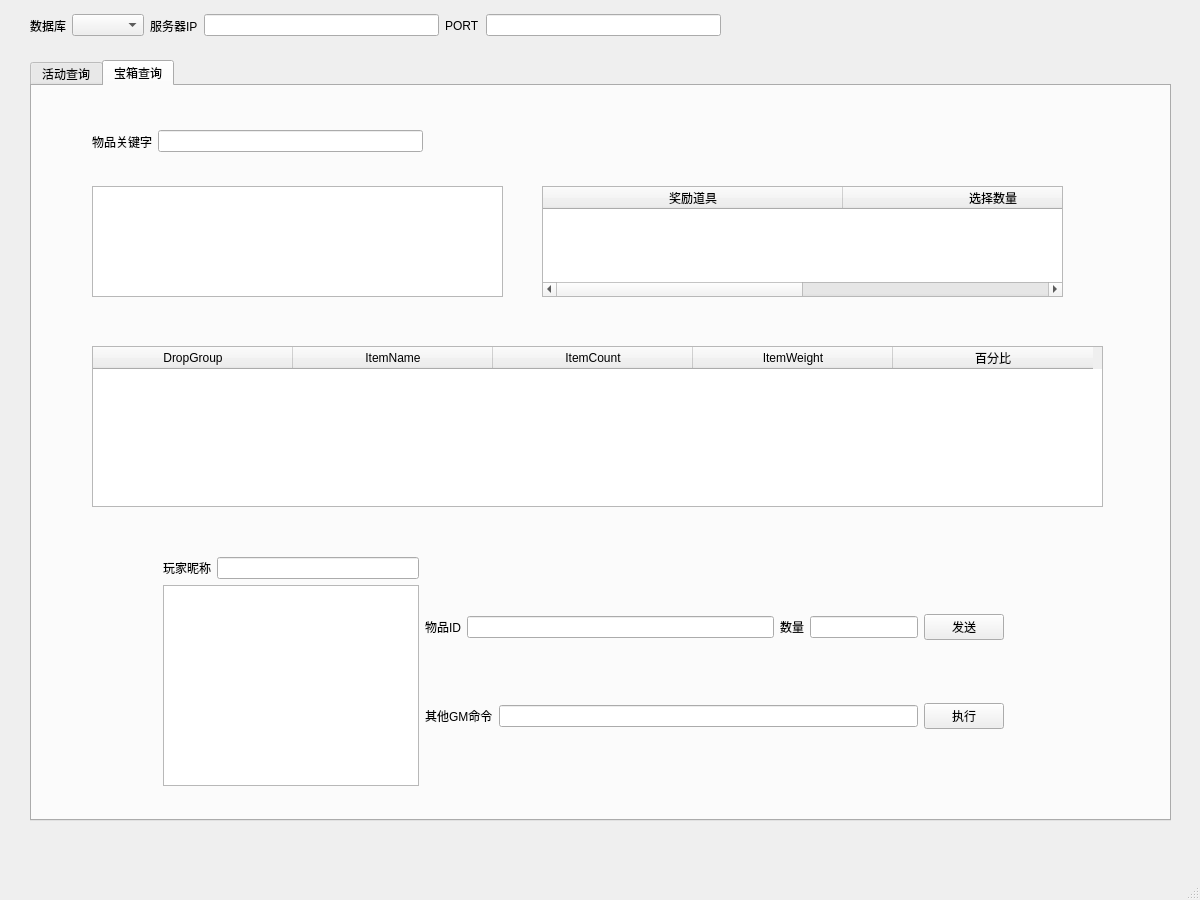
<?xml version="1.0" encoding="UTF-8"?>
<ui version="4.0">
 <class>MainWindow</class>
 <widget class="QMainWindow" name="MainWindow">
  <property name="geometry">
   <rect>
    <x>0</x>
    <y>0</y>
    <width>1200</width>
    <height>900</height>
   </rect>
  </property>
  <property name="windowTitle">
   <string>MainWindow</string>
  </property>
  <widget class="QWidget" name="centralwidget">
   <widget class="QTabWidget" name="tabWidget">
    <property name="geometry">
     <rect>
      <x>30</x>
      <y>60</y>
      <width>1141</width>
      <height>761</height>
     </rect>
    </property>
    <property name="currentIndex">
     <number>1</number>
    </property>
    <widget class="QWidget" name="tab">
     <attribute name="title">
      <string>活动查询</string>
     </attribute>
     <widget class="QListWidget" name="nameListWidget">
      <property name="geometry">
       <rect>
        <x>50</x>
        <y>90</y>
        <width>431</width>
        <height>91</height>
       </rect>
      </property>
     </widget>
     <widget class="QWidget" name="">
      <property name="geometry">
       <rect>
        <x>50</x>
        <y>490</y>
        <width>1021</width>
        <height>161</height>
       </rect>
      </property>
      <layout class="QVBoxLayout" name="verticalLayout">
       <item>
        <widget class="QLabel" name="label_5">
         <property name="text">
          <string>活动奖励 </string>
         </property>
        </widget>
       </item>
       <item>
        <widget class="QTableWidget" name="rewardTableWidget">
         <attribute name="horizontalHeaderDefaultSectionSize">
          <number>200</number>
         </attribute>
         <column>
          <property name="text">
           <string>Comment</string>
          </property>
         </column>
         <column>
          <property name="text">
           <string>state</string>
          </property>
         </column>
         <column>
          <property name="text">
           <string>ExtraCond</string>
          </property>
         </column>
         <column>
          <property name="text">
           <string>Reward</string>
          </property>
         </column>
        </widget>
       </item>
      </layout>
     </widget>
     <widget class="QWidget" name="">
      <property name="geometry">
       <rect>
        <x>50</x>
        <y>30</y>
        <width>331</width>
        <height>33</height>
       </rect>
      </property>
      <layout class="QHBoxLayout" name="horizontalLayout">
       <item>
        <widget class="QLabel" name="label_2">
         <property name="text">
          <string>活动关键字</string>
         </property>
        </widget>
       </item>
       <item>
        <widget class="QLineEdit" name="nameLineEdit"/>
       </item>
      </layout>
     </widget>
     <widget class="QWidget" name="">
      <property name="geometry">
       <rect>
        <x>50</x>
        <y>200</y>
        <width>431</width>
        <height>61</height>
       </rect>
      </property>
      <layout class="QHBoxLayout" name="horizontalLayout_2">
       <item>
        <widget class="QLabel" name="label_3">
         <property name="text">
          <string>活动时间</string>
         </property>
        </widget>
       </item>
       <item>
        <widget class="QLineEdit" name="timeLineEdit"/>
       </item>
      </layout>
     </widget>
     <widget class="QWidget" name="">
      <property name="geometry">
       <rect>
        <x>50</x>
        <y>280</y>
        <width>1021</width>
        <height>181</height>
       </rect>
      </property>
      <layout class="QVBoxLayout" name="verticalLayout_2">
       <item>
        <widget class="QLabel" name="label_4">
         <property name="text">
          <string>活动基本信息</string>
         </property>
        </widget>
       </item>
       <item>
        <widget class="QTableWidget" name="msgTableWidget">
         <attribute name="horizontalHeaderDefaultSectionSize">
          <number>80</number>
         </attribute>
         <row>
          <property name="text">
           <string>1</string>
          </property>
         </row>
         <column>
          <property name="text">
           <string>Heading</string>
          </property>
         </column>
         <column>
          <property name="text">
           <string>kind</string>
          </property>
         </column>
         <column>
          <property name="text">
           <string>TipsType</string>
          </property>
         </column>
         <column>
          <property name="text">
           <string>DetailType</string>
          </property>
         </column>
         <column>
          <property name="text">
           <string>MainPicture</string>
          </property>
         </column>
        </widget>
       </item>
       <item>
        <widget class="QTableWidget" name="msg_TableWidget">
         <attribute name="horizontalHeaderDefaultSectionSize">
          <number>250</number>
         </attribute>
         <row>
          <property name="text">
           <string>1</string>
          </property>
         </row>
         <column>
          <property name="text">
           <string>TimeShow</string>
          </property>
         </column>
         <column>
          <property name="text">
           <string>RuleShow</string>
          </property>
         </column>
         <column>
          <property name="text">
           <string>DetailRuleShow</string>
          </property>
         </column>
         <column>
          <property name="text">
           <string>JumpAddress</string>
          </property>
         </column>
        </widget>
       </item>
      </layout>
     </widget>
    </widget>
    <widget class="QWidget" name="tab_2">
     <attribute name="title">
      <string>宝箱查询</string>
     </attribute>
     <widget class="QListWidget" name="goodsListWidget">
      <property name="geometry">
       <rect>
        <x>60</x>
        <y>100</y>
        <width>411</width>
        <height>111</height>
       </rect>
      </property>
     </widget>
     <widget class="QTableWidget" name="goods_TableWidget">
      <property name="geometry">
       <rect>
        <x>60</x>
        <y>260</y>
        <width>1011</width>
        <height>161</height>
       </rect>
      </property>
      <attribute name="horizontalHeaderDefaultSectionSize">
       <number>200</number>
      </attribute>
      <column>
       <property name="text">
        <string>DropGroup</string>
       </property>
      </column>
      <column>
       <property name="text">
        <string>ItemName</string>
       </property>
      </column>
      <column>
       <property name="text">
        <string>ItemCount</string>
       </property>
      </column>
      <column>
       <property name="text">
        <string>ItemWeight</string>
       </property>
      </column>
      <column>
       <property name="text">
        <string>百分比</string>
       </property>
      </column>
     </widget>
     <widget class="QTableWidget" name="goodsTableWidget">
      <property name="geometry">
       <rect>
        <x>510</x>
        <y>100</y>
        <width>521</width>
        <height>111</height>
       </rect>
      </property>
      <attribute name="horizontalHeaderDefaultSectionSize">
       <number>300</number>
      </attribute>
      <column>
       <property name="text">
        <string>奖励道具</string>
       </property>
      </column>
      <column>
       <property name="text">
        <string>选择数量</string>
       </property>
      </column>
     </widget>
     <widget class="QWidget" name="">
      <property name="geometry">
       <rect>
        <x>60</x>
        <y>40</y>
        <width>331</width>
        <height>31</height>
       </rect>
      </property>
      <layout class="QHBoxLayout" name="horizontalLayout_3">
       <item>
        <widget class="QLabel" name="label_6">
         <property name="text">
          <string>物品关键字</string>
         </property>
        </widget>
       </item>
       <item>
        <widget class="QLineEdit" name="goodsLineEdit"/>
       </item>
      </layout>
     </widget>
     <widget class="QWidget" name="">
      <property name="geometry">
       <rect>
        <x>131</x>
        <y>471</y>
        <width>841</width>
        <height>229</height>
       </rect>
      </property>
      <layout class="QHBoxLayout" name="horizontalLayout_10">
       <item>
        <layout class="QVBoxLayout" name="verticalLayout_3">
         <property name="sizeConstraint">
          <enum>QLayout::SetFixedSize</enum>
         </property>
         <item>
          <layout class="QHBoxLayout" name="horizontalLayout_5">
           <item>
            <widget class="QLabel" name="label_8">
             <property name="sizePolicy">
              <sizepolicy hsizetype="Fixed" vsizetype="Preferred">
               <horstretch>0</horstretch>
               <verstretch>0</verstretch>
              </sizepolicy>
             </property>
             <property name="text">
              <string>玩家昵称</string>
             </property>
            </widget>
           </item>
           <item>
            <widget class="QLineEdit" name="nickLineEdit">
             <property name="sizePolicy">
              <sizepolicy hsizetype="Preferred" vsizetype="Fixed">
               <horstretch>0</horstretch>
               <verstretch>0</verstretch>
              </sizepolicy>
             </property>
            </widget>
           </item>
          </layout>
         </item>
         <item>
          <widget class="QListWidget" name="nickListWidget">
           <property name="sizePolicy">
            <sizepolicy hsizetype="Fixed" vsizetype="Expanding">
             <horstretch>0</horstretch>
             <verstretch>0</verstretch>
            </sizepolicy>
           </property>
          </widget>
         </item>
        </layout>
       </item>
       <item>
        <layout class="QVBoxLayout" name="verticalLayout_4">
         <item>
          <layout class="QHBoxLayout" name="horizontalLayout_8">
           <item>
            <layout class="QHBoxLayout" name="horizontalLayout_6">
             <item>
              <widget class="QLabel" name="label_11">
               <property name="text">
                <string>物品ID</string>
               </property>
              </widget>
             </item>
             <item>
              <widget class="QLineEdit" name="itemidLineEdit"/>
             </item>
             <item>
              <widget class="QLabel" name="label_12">
               <property name="text">
                <string>数量</string>
               </property>
              </widget>
             </item>
             <item>
              <widget class="QLineEdit" name="countLineEdit">
               <property name="sizePolicy">
                <sizepolicy hsizetype="Preferred" vsizetype="Fixed">
                 <horstretch>0</horstretch>
                 <verstretch>0</verstretch>
                </sizepolicy>
               </property>
              </widget>
             </item>
            </layout>
           </item>
           <item>
            <widget class="QPushButton" name="sendPushButton">
             <property name="text">
              <string>发送</string>
             </property>
            </widget>
           </item>
          </layout>
         </item>
         <item>
          <layout class="QHBoxLayout" name="horizontalLayout_9">
           <item>
            <widget class="QLabel" name="label_13">
             <property name="text">
              <string>其他GM命令</string>
             </property>
            </widget>
           </item>
           <item>
            <widget class="QLineEdit" name="otherLineEdit">
             <property name="toolTip">
              <string>&lt;html&gt;&lt;head/&gt;&lt;body&gt;&lt;p&gt;GM desc=&amp;quot;设置公会捐献贡献度(会同时设置个人的和公会的，慎用):addDonate 数量&amp;quot;&amp;gt;addDonate 10&amp;lt;/GM&amp;gt;&lt;/p&gt;&lt;p&gt;		&amp;lt;GM desc=&amp;quot;增加效果:addExpEffect 效果ID&amp;quot;&amp;gt;addExpEffect 104000001&amp;lt;/GM&amp;gt;&lt;/p&gt;&lt;p&gt;		&amp;lt;GM desc=&amp;quot;增加PVP胜利次数:addWinTimes 数量&amp;quot;&amp;gt;addWinTimes 10&amp;lt;/GM&amp;gt;&lt;/p&gt;&lt;p&gt;		&amp;lt;GM desc=&amp;quot;封号:ban 时间(s) 描述&amp;quot;&amp;gt;ban 10 长得太帅&amp;lt;/GM&amp;gt;&lt;/p&gt;&lt;p&gt;		&amp;lt;GM desc=&amp;quot;增加活力:hl 数量&amp;quot;&amp;gt;hl 10&amp;lt;/GM&amp;gt;&lt;/p&gt;&lt;p&gt;		&amp;lt;GM desc=&amp;quot;设置竞技场积分:jjc 积分&amp;quot;&amp;gt;jjc 100&amp;lt;/GM&amp;gt;&lt;/p&gt;&lt;p&gt;		&amp;lt;GM desc=&amp;quot;杀死图中的所有敌人:kill&amp;quot;&amp;gt;kill&amp;lt;/GM&amp;gt;&lt;/p&gt;&lt;p&gt;		&amp;lt;GM desc=&amp;quot;增加宝珠碎片:orb 数量&amp;quot;&amp;gt;orb 10&amp;lt;/GM&amp;gt;&lt;/p&gt;&lt;p&gt;		&amp;lt;GM desc=&amp;quot;获取宝珠:orbGet 类型(1:高级抽宝珠;2:高级五连抽)&amp;quot;&amp;gt;orbGet 2&amp;lt;/GM&amp;gt;&lt;/p&gt;&lt;p&gt;		&amp;lt;GM desc=&amp;quot;设置排位积分:pw 积分&amp;quot;&amp;gt;pw&amp;lt;/GM&amp;gt;&lt;/p&gt;&lt;p&gt;		&amp;lt;GM desc=&amp;quot;重置多人副本每日挑战次数:refb&amp;quot;&amp;gt;refb&amp;lt;/GM&amp;gt;&lt;/p&gt;&lt;p&gt;		&amp;lt;GM desc=&amp;quot;消耗物品(不一定生效):removeitem 物品ID 数量&amp;quot;&amp;gt;removeitem&amp;lt;/GM&amp;gt;&lt;/p&gt;&lt;p&gt;		&amp;lt;GM desc=&amp;quot;重置活跃度:retask&amp;quot;&amp;gt;retask&amp;lt;/GM&amp;gt;&lt;/p&gt;&lt;p&gt;		&amp;lt;GM desc=&amp;quot;设置任务信息(使用方法未知):setTask taskID XX XX XX····&amp;quot;&amp;gt;setTask&amp;lt;/GM&amp;gt;&lt;/p&gt;&lt;p&gt;		&amp;lt;GM desc=&amp;quot;设置新手节点:skip 节点(跳过新手是99999990)&amp;quot;&amp;gt;skip 99999990&amp;lt;/GM&amp;gt;&lt;/p&gt;&lt;p&gt;		&amp;lt;GM desc=&amp;quot;增加周活跃度:week 数量&amp;quot;&amp;gt;week&amp;lt;/GM&amp;gt;&lt;/p&gt;&lt;p&gt;		&amp;lt;GM desc=&amp;quot;查询竞技场积分:winpoint&amp;quot;&amp;gt;winpoint 90&amp;lt;/GM&amp;gt;&lt;/p&gt;&lt;p&gt;		&amp;lt;GM desc=&amp;quot;设置单个任务完成:updateTask 类型 任务ID&amp;quot;&amp;gt;updateTask 1 150050201&amp;lt;/GM&amp;gt;&lt;/p&gt;&lt;p&gt;		&amp;lt;GM desc=&amp;quot;重置当前的公会活动数据，完成状态全部清零:resetGuildTask&amp;quot;&amp;gt;resetGuildTask&amp;lt;/GM&amp;gt;&lt;/p&gt;&lt;p&gt;		&amp;lt;GM desc=&amp;quot;完成全部日常任务:dailyTaskFinsh&amp;quot;&amp;gt;dailyTaskFinsh&amp;lt;/GM&amp;gt;&lt;/p&gt;&lt;p&gt;		&amp;lt;GM desc=&amp;quot;主线和支线任务完成:taskFinsh 任务类型(1主线，2支线)&amp;quot;&amp;gt;taskFinsh 1&amp;lt;/GM&amp;gt;&lt;/p&gt;&lt;/body&gt;&lt;/html&gt;</string>
             </property>
            </widget>
           </item>
           <item>
            <widget class="QPushButton" name="executePushButton">
             <property name="text">
              <string>执行</string>
             </property>
            </widget>
           </item>
          </layout>
         </item>
        </layout>
       </item>
      </layout>
     </widget>
    </widget>
   </widget>
   <widget class="QWidget" name="">
    <property name="geometry">
     <rect>
      <x>30</x>
      <y>10</y>
      <width>691</width>
      <height>31</height>
     </rect>
    </property>
    <layout class="QHBoxLayout" name="horizontalLayout_4">
     <item>
      <widget class="QLabel" name="label">
       <property name="text">
        <string>数据库</string>
       </property>
      </widget>
     </item>
     <item>
      <widget class="QComboBox" name="comboBox"/>
     </item>
     <item>
      <layout class="QHBoxLayout" name="horizontalLayout_7">
       <item>
        <widget class="QLabel" name="label_9">
         <property name="text">
          <string>服务器IP</string>
         </property>
        </widget>
       </item>
       <item>
        <widget class="QLineEdit" name="ipLineEdit"/>
       </item>
       <item>
        <widget class="QLabel" name="label_10">
         <property name="text">
          <string>PORT</string>
         </property>
        </widget>
       </item>
       <item>
        <widget class="QLineEdit" name="portLineEdit">
         <property name="sizePolicy">
          <sizepolicy hsizetype="Expanding" vsizetype="Fixed">
           <horstretch>0</horstretch>
           <verstretch>0</verstretch>
          </sizepolicy>
         </property>
        </widget>
       </item>
      </layout>
     </item>
    </layout>
   </widget>
  </widget>
  <widget class="QStatusBar" name="statusbar"/>
 </widget>
 <resources/>
 <connections/>
</ui>
